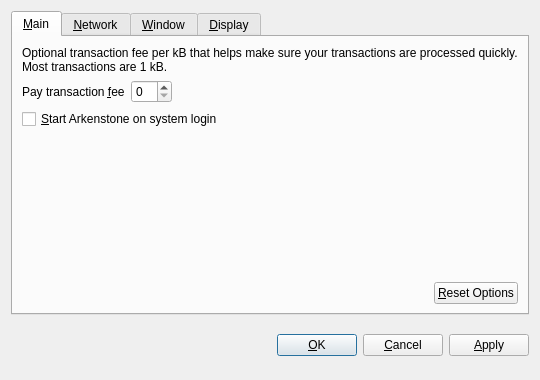
<?xml version="1.0" encoding="UTF-8"?>
<ui version="4.0">
 <class>OptionsDialog</class>
 <widget class="QDialog" name="OptionsDialog">
  <property name="geometry">
   <rect>
    <x>0</x>
    <y>0</y>
    <width>540</width>
    <height>380</height>
   </rect>
  </property>
  <property name="windowTitle">
   <string>Options</string>
  </property>
  <property name="modal">
   <bool>true</bool>
  </property>
  <layout class="QVBoxLayout" name="verticalLayout">
   <item>
    <widget class="QTabWidget" name="tabWidget">
     <property name="tabPosition">
      <enum>QTabWidget::North</enum>
     </property>
     <property name="currentIndex">
      <number>0</number>
     </property>
     <widget class="QWidget" name="tabMain">
      <attribute name="title">
       <string>&amp;Main</string>
      </attribute>
      <layout class="QVBoxLayout" name="verticalLayout_Main">
       <item>
        <widget class="QLabel" name="transactionFeeInfoLabel">
         <property name="text">
          <string>Optional transaction fee per kB that helps make sure your transactions are processed quickly. Most transactions are 1 kB.</string>
         </property>
         <property name="textFormat">
          <enum>Qt::PlainText</enum>
         </property>
         <property name="wordWrap">
          <bool>true</bool>
         </property>
        </widget>
       </item>
       <item>
        <layout class="QHBoxLayout" name="horizontalLayout_1_Main">
         <item>
          <widget class="QLabel" name="transactionFeeLabel">
           <property name="text">
            <string>Pay transaction &amp;fee</string>
           </property>
           <property name="textFormat">
            <enum>Qt::PlainText</enum>
           </property>
           <property name="buddy">
            <cstring>transactionFee</cstring>
           </property>
          </widget>
         </item>
         <item>
          <widget class="BitcoinAmountField" name="transactionFee"/>
         </item>
         <item>
          <spacer name="horizontalSpacer_1_Main">
           <property name="orientation">
            <enum>Qt::Horizontal</enum>
           </property>
           <property name="sizeHint" stdset="0">
            <size>
             <width>40</width>
             <height>20</height>
            </size>
           </property>
          </spacer>
         </item>
        </layout>
       </item>
       <item>
        <widget class="QCheckBox" name="bitcoinAtStartup">
         <property name="toolTip">
          <string>Automatically start Arkenstone after logging in to the system.</string>
         </property>
         <property name="text">
          <string>&amp;Start Arkenstone on system login</string>
         </property>
        </widget>
       </item>
       <item>
        <spacer name="verticalSpacer_Main">
         <property name="orientation">
          <enum>Qt::Vertical</enum>
         </property>
         <property name="sizeHint" stdset="0">
          <size>
           <width>20</width>
           <height>40</height>
          </size>
         </property>
        </spacer>
       </item>
       <item>
        <layout class="QHBoxLayout" name="horizontalLayout_2_Main">
         <item>
          <spacer name="horizontalSpacer_2_Main">
           <property name="orientation">
            <enum>Qt::Horizontal</enum>
           </property>
           <property name="sizeHint" stdset="0">
            <size>
             <width>40</width>
             <height>20</height>
            </size>
           </property>
          </spacer>
         </item>
         <item>
          <widget class="QPushButton" name="resetButton">
           <property name="toolTip">
            <string>Reset all client options to default.</string>
           </property>
           <property name="text">
            <string>&amp;Reset Options</string>
           </property>
           <property name="autoDefault">
            <bool>false</bool>
           </property>
          </widget>
         </item>
        </layout>
       </item>
      </layout>
     </widget>
     <widget class="QWidget" name="tabNetwork">
      <attribute name="title">
       <string>&amp;Network</string>
      </attribute>
      <layout class="QVBoxLayout" name="verticalLayout_Network">
       <item>
        <widget class="QCheckBox" name="mapPortUpnp">
         <property name="toolTip">
          <string>Automatically open the Arkenstone client port on the router. This only works when your router supports UPnP and it is enabled.</string>
         </property>
         <property name="text">
          <string>Map port using &amp;UPnP</string>
         </property>
        </widget>
       </item>
       <item>
        <widget class="QCheckBox" name="connectSocks">
         <property name="toolTip">
          <string>Connect to the Arkenstone network through a SOCKS proxy (e.g. when connecting through Tor).</string>
         </property>
         <property name="text">
          <string>&amp;Connect through SOCKS proxy:</string>
         </property>
        </widget>
       </item>
       <item>
        <layout class="QHBoxLayout" name="horizontalLayout_Network">
         <item>
          <widget class="QLabel" name="proxyIpLabel">
           <property name="text">
            <string>Proxy &amp;IP:</string>
           </property>
           <property name="textFormat">
            <enum>Qt::PlainText</enum>
           </property>
           <property name="buddy">
            <cstring>proxyIp</cstring>
           </property>
          </widget>
         </item>
         <item>
          <widget class="QValidatedLineEdit" name="proxyIp">
           <property name="maximumSize">
            <size>
             <width>140</width>
             <height>16777215</height>
            </size>
           </property>
           <property name="toolTip">
            <string>IP address of the proxy (e.g. 127.0.0.1)</string>
           </property>
          </widget>
         </item>
         <item>
          <widget class="QLabel" name="proxyPortLabel">
           <property name="text">
            <string>&amp;Port:</string>
           </property>
           <property name="textFormat">
            <enum>Qt::PlainText</enum>
           </property>
           <property name="buddy">
            <cstring>proxyPort</cstring>
           </property>
          </widget>
         </item>
         <item>
          <widget class="QLineEdit" name="proxyPort">
           <property name="maximumSize">
            <size>
             <width>55</width>
             <height>16777215</height>
            </size>
           </property>
           <property name="toolTip">
            <string>Port of the proxy (e.g. 9050)</string>
           </property>
          </widget>
         </item>
         <item>
          <widget class="QLabel" name="socksVersionLabel">
           <property name="text">
            <string>SOCKS &amp;Version:</string>
           </property>
           <property name="textFormat">
            <enum>Qt::PlainText</enum>
           </property>
           <property name="buddy">
            <cstring>socksVersion</cstring>
           </property>
          </widget>
         </item>
         <item>
          <widget class="QValueComboBox" name="socksVersion">
           <property name="toolTip">
            <string>SOCKS version of the proxy (e.g. 5)</string>
           </property>
          </widget>
         </item>
         <item>
          <spacer name="horizontalSpacer_Network">
           <property name="orientation">
            <enum>Qt::Horizontal</enum>
           </property>
           <property name="sizeHint" stdset="0">
            <size>
             <width>40</width>
             <height>20</height>
            </size>
           </property>
          </spacer>
         </item>
        </layout>
       </item>
       <item>
        <spacer name="verticalSpacer_Network">
         <property name="orientation">
          <enum>Qt::Vertical</enum>
         </property>
         <property name="sizeHint" stdset="0">
          <size>
           <width>20</width>
           <height>40</height>
          </size>
         </property>
        </spacer>
       </item>
      </layout>
     </widget>
     <widget class="QWidget" name="tabWindow">
      <attribute name="title">
       <string>&amp;Window</string>
      </attribute>
      <layout class="QVBoxLayout" name="verticalLayout_Window">
       <item>
        <widget class="QCheckBox" name="minimizeToTray">
         <property name="toolTip">
          <string>Show only a tray icon after minimizing the window.</string>
         </property>
         <property name="text">
          <string>&amp;Minimize to the tray instead of the taskbar</string>
         </property>
        </widget>
       </item>
       <item>
        <widget class="QCheckBox" name="minimizeOnClose">
         <property name="toolTip">
          <string>Minimize instead of exit the application when the window is closed. When this option is enabled, the application will be closed only after selecting Quit in the menu.</string>
         </property>
         <property name="text">
          <string>M&amp;inimize on close</string>
         </property>
        </widget>
       </item>
       <item>
        <spacer name="verticalSpacer_Window">
         <property name="orientation">
          <enum>Qt::Vertical</enum>
         </property>
         <property name="sizeHint" stdset="0">
          <size>
           <width>20</width>
           <height>40</height>
          </size>
         </property>
        </spacer>
       </item>
      </layout>
     </widget>
     <widget class="QWidget" name="tabDisplay">
      <attribute name="title">
       <string>&amp;Display</string>
      </attribute>
      <layout class="QVBoxLayout" name="verticalLayout_Display">
       <item>
        <layout class="QHBoxLayout" name="horizontalLayout_1_Display">
         <item>
          <widget class="QLabel" name="langLabel">
           <property name="text">
            <string>User Interface &amp;language:</string>
           </property>
           <property name="textFormat">
            <enum>Qt::PlainText</enum>
           </property>
           <property name="buddy">
            <cstring>lang</cstring>
           </property>
          </widget>
         </item>
         <item>
          <widget class="QValueComboBox" name="lang">
           <property name="toolTip">
            <string>The user interface language can be set here. This setting will take effect after restarting Arkenstone.</string>
           </property>
          </widget>
         </item>
        </layout>
       </item>
       <item>
        <layout class="QHBoxLayout" name="horizontalLayout_2_Display">
         <item>
          <widget class="QLabel" name="unitLabel">
           <property name="text">
            <string>&amp;Unit to show amounts in:</string>
           </property>
           <property name="textFormat">
            <enum>Qt::PlainText</enum>
           </property>
           <property name="buddy">
            <cstring>unit</cstring>
           </property>
          </widget>
         </item>
         <item>
          <widget class="QValueComboBox" name="unit">
           <property name="toolTip">
            <string>Choose the default subdivision unit to show in the interface and when sending coins.</string>
           </property>
          </widget>
         </item>
        </layout>
       </item>
       <item>
        <widget class="QCheckBox" name="displayAddresses">
         <property name="toolTip">
          <string>Whether to show Arkenstone addresses in the transaction list or not.</string>
         </property>
         <property name="text">
          <string>&amp;Display addresses in transaction list</string>
         </property>
        </widget>
       </item>
       <item>
        <spacer name="verticalSpacer_Display">
         <property name="orientation">
          <enum>Qt::Vertical</enum>
         </property>
         <property name="sizeHint" stdset="0">
          <size>
           <width>20</width>
           <height>40</height>
          </size>
         </property>
        </spacer>
       </item>
      </layout>
     </widget>
    </widget>
   </item>
   <item>
    <layout class="QHBoxLayout" name="horizontalLayout_Buttons">
     <item>
      <spacer name="horizontalSpacer_1">
       <property name="orientation">
        <enum>Qt::Horizontal</enum>
       </property>
       <property name="sizeHint" stdset="0">
        <size>
         <width>40</width>
         <height>48</height>
        </size>
       </property>
      </spacer>
     </item>
     <item>
      <widget class="QLabel" name="statusLabel">
       <property name="font">
        <font>
         <weight>75</weight>
         <bold>true</bold>
        </font>
       </property>
       <property name="text">
        <string/>
       </property>
       <property name="textFormat">
        <enum>Qt::PlainText</enum>
       </property>
       <property name="wordWrap">
        <bool>true</bool>
       </property>
      </widget>
     </item>
     <item>
      <spacer name="horizontalSpacer_2">
       <property name="orientation">
        <enum>Qt::Horizontal</enum>
       </property>
       <property name="sizeHint" stdset="0">
        <size>
         <width>40</width>
         <height>48</height>
        </size>
       </property>
      </spacer>
     </item>
     <item>
      <widget class="QPushButton" name="okButton">
       <property name="text">
        <string>&amp;OK</string>
       </property>
      </widget>
     </item>
     <item>
      <widget class="QPushButton" name="cancelButton">
       <property name="text">
        <string>&amp;Cancel</string>
       </property>
       <property name="autoDefault">
        <bool>false</bool>
       </property>
      </widget>
     </item>
     <item>
      <widget class="QPushButton" name="applyButton">
       <property name="text">
        <string>&amp;Apply</string>
       </property>
       <property name="autoDefault">
        <bool>false</bool>
       </property>
      </widget>
     </item>
    </layout>
   </item>
  </layout>
 </widget>
 <customwidgets>
  <customwidget>
   <class>BitcoinAmountField</class>
   <extends>QSpinBox</extends>
   <header>bitcoinamountfield.h</header>
  </customwidget>
  <customwidget>
   <class>QValueComboBox</class>
   <extends>QComboBox</extends>
   <header>qvaluecombobox.h</header>
  </customwidget>
  <customwidget>
   <class>QValidatedLineEdit</class>
   <extends>QLineEdit</extends>
   <header>qvalidatedlineedit.h</header>
  </customwidget>
 </customwidgets>
 <resources/>
 <connections/>
</ui>
